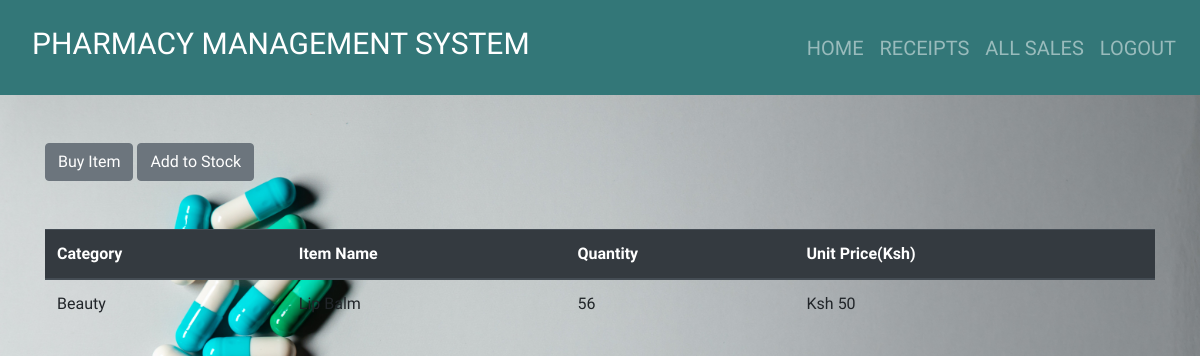
/home/5/ (signed in), run on an earlier commit of the app's database.
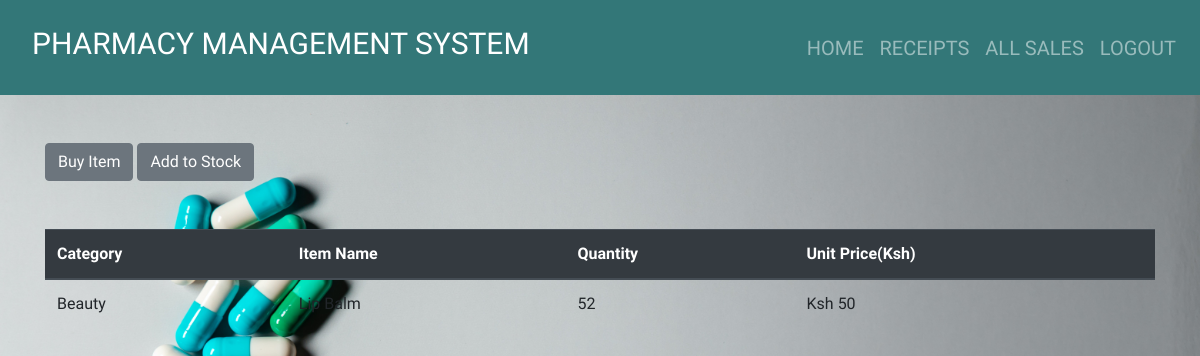
And on a later commit of the database.
### product_app/models.py (models this page shows, shortened)
class Product(models.Model):
    category_name = models.ForeignKey(Category, on_delete = models.CASCADE,null = True, blank = True )
    item_name = models.CharField(max_length = 50, null = True, blank = True)
    total_quantity = models.IntegerField(default = 0, null = True, blank = True)
    issued_quantity = models.IntegerField(default = 0, null = True, blank = True)
    received_quantity = models.IntegerField(default = 0, null = True, blank = True)
    unit_price = models.IntegerField(default=0, null=True, blank=True)

class Category(models.Model):
    name = models.CharField(max_length = 50, null = True, blank = True)
    def __str__(self):
        return self.name

### product_app/views.py (the view)
# urls.py: path('home/<int:product_id>/', views.product_detail, name='product_detail'),
@login_required
def product_detail(request, product_id):
    product = Product.objects.get(id = product_id)
    return render(request, 'products/product_detail.html', {'product': product})

### templates/products/product_detail.html
{% extends 'products/base.html'%} {% block content%}
<br></br>
<div class = "container">
    <a href="{% url 'issue_item' product.id %}" ><input type="submit" value="Buy Item" class="btn btn-secondary" btn type="button"/></a>
    <a href="{% url 'add_to_stock' product.id %}" ><input type= "submit" value="Add to Stock" class="btn btn-secondary btn" type="button"/></a>
</div>
<br></br>
<div class = "container">
  <table class="table">
    <thead class="thead-dark">
      <tr>
        <th scope="col">Category</th>
        <th scope="col">Item Name</th>
        <th scope="col">Quantity</th>
        <th scope="col">Unit Price(Ksh)</th>
      </tr>
    </thead>
    <tbody>
      <tr>
        <td>{{product.category_name}}</td>
        <td>{{product.item_name}}</td>
        <td>{{product.total_quantity}}</td>
        <td>Ksh {{product.unit_price}}</td>
      </tr>
    </tbody>
  </table>
</div>
{% endblock%}

What changed in the data, as far as the page shows it:
changed Product "Lip Balm": total_quantity "56" → "52"
